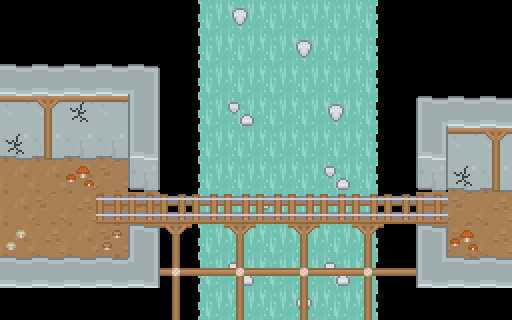

This is a level from a 2D game, rendered from its Tiled map with the project's own tilesets. A one-line summary and the map file follow, with tile-layer data summarised:
An orthogonal 16x10 tile map with 32x32 px tiles, 3 tile layers (Ground, GroundOverlay, TreeAndShit).

<map version="1.0" orientation="orthogonal" renderorder="right-down" width="16" height="10" tilewidth="32" tileheight="32" nextobjectid="58">
 <tileset firstgid="1" name="roguelikeDungeon_transparent2x" tilewidth="32" tileheight="32" spacing="2" margin="2" tilecount="522">
  <image source="roguelikeDungeon_transparent2x.png" width="988" height="614" />
 </tileset>
 <layer name="Ground" width="16" height="10">
  <data>[160 cells, 101 non-empty, 10 distinct tile ids]</data>
 </layer>
 <layer name="GroundOverlay" width="16" height="10">
  <data>[160 cells, 51 non-empty, 18 distinct tile ids]</data>
 </layer>
 <layer name="TreeAndShit" width="16" height="10">
  <data>[160 cells, 19 non-empty, 6 distinct tile ids]</data>
 </layer>
 <objectgroup name="Collision">
  <collision id="52" x="128" y="64" width="320" height="128" />
  <collision id="53" x="128" y="226" width="320" height="64" />
  <collision id="54" x="448" y="256" width="64" height="32" />
  <collision id="55" x="448" y="96" width="64" height="96" />
  <collision id="56" x="0" y="64" width="160" height="96" />
  <collision id="57" x="0" y="256" width="160" height="32" />
 </objectgroup>
 <objectgroup name="POE">
  <poe id="50" x="0" y="160" width="32" height="96" />
  <poe id="51" x="480" y="192" width="32" height="64" />
 </objectgroup>
</map>
